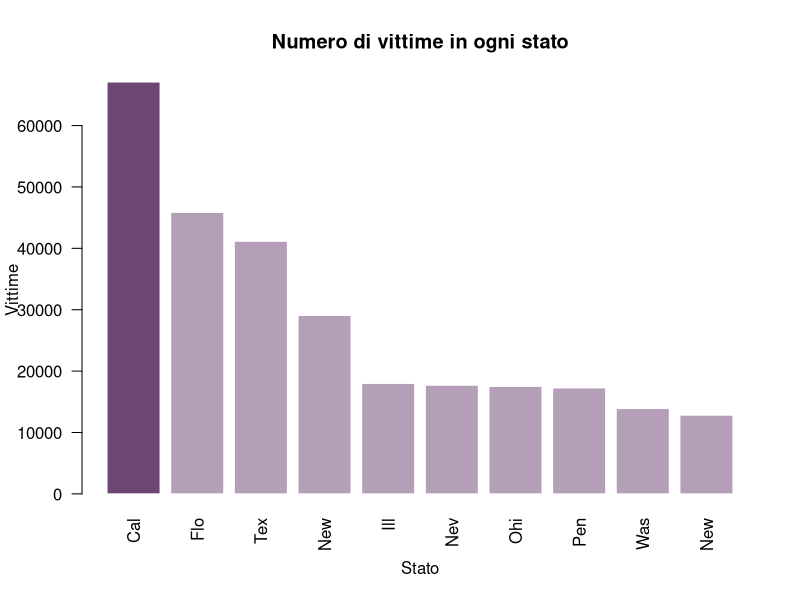
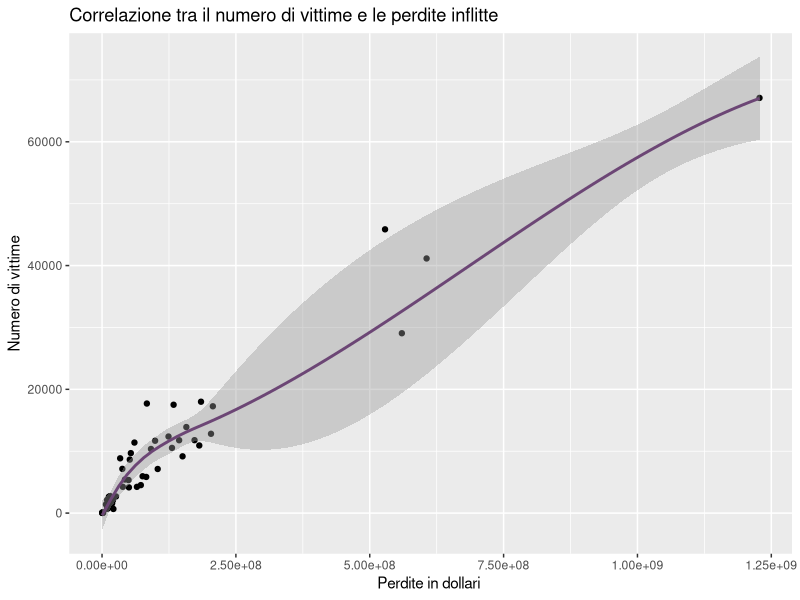
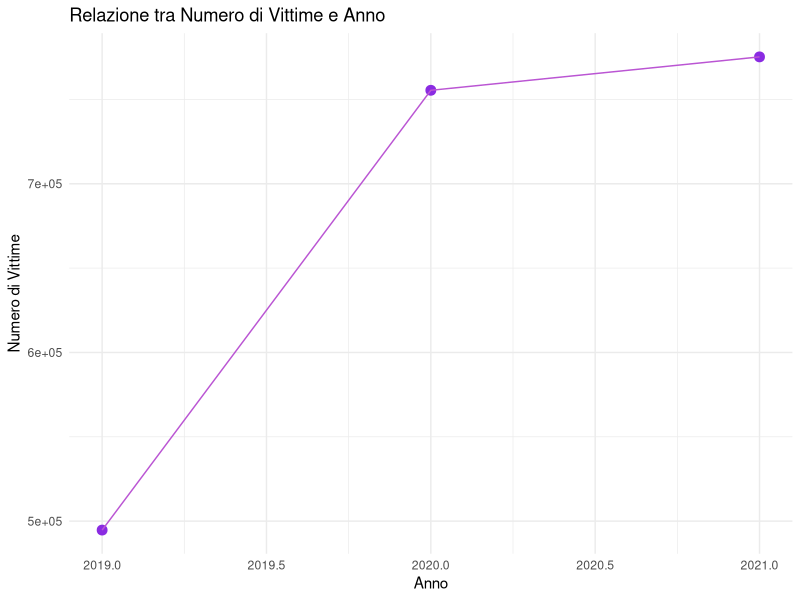
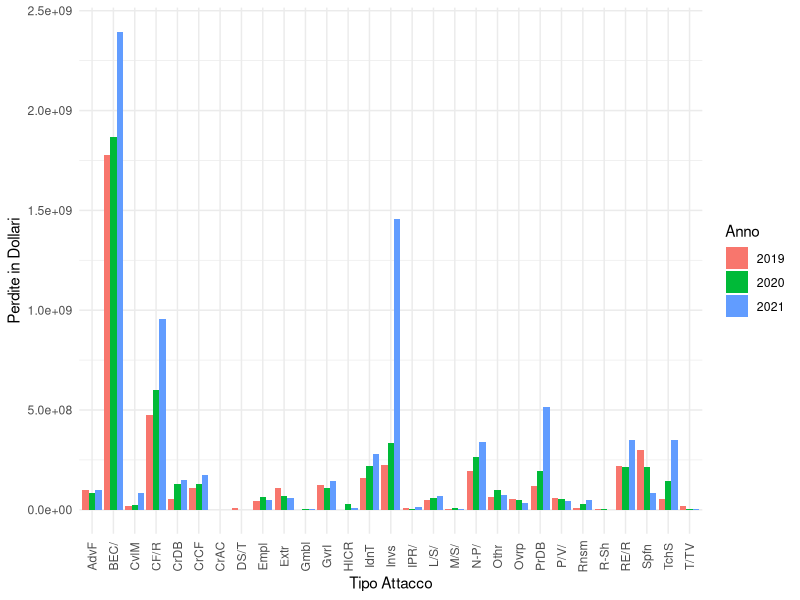
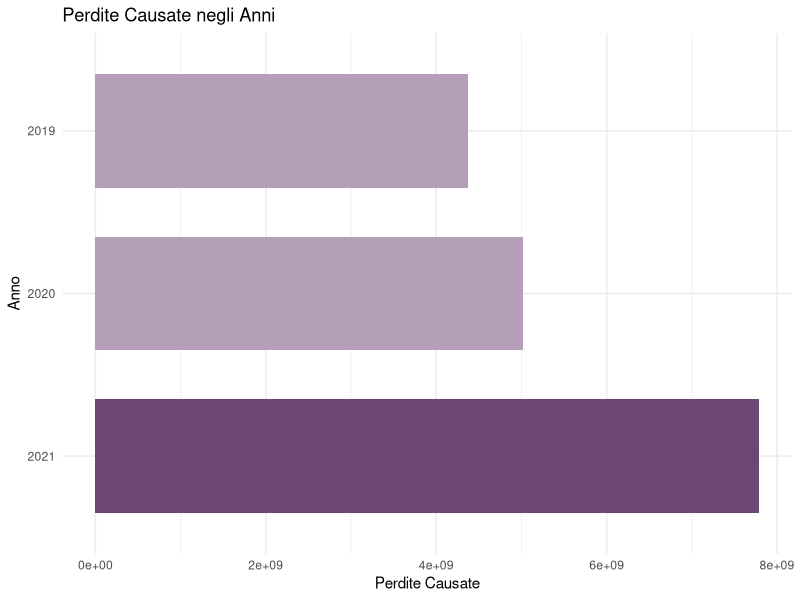

Generate these figures, in order, with R:
## ---- chunk 1
knitr::opts_chunk$set(echo = FALSE)

#librerie utilizzate
library(readr)
library(dplyr)
library(ggplot2)
library(tidyr)
library(readxl)

#dataset
criminiAnni<-read_excel("CyberCrimeTypesinUS.xlsx", sheet=1)
perditeCausate<-read_excel("CyberCrimeTypesinUS.xlsx", sheet=2)
vittimeStati<-read_excel("CyberCrimeTypesinUS.xlsx", sheet=3)
perditeStati<-read_excel("CyberCrimeTypesinUS.xlsx", sheet=4)
perditeVittimeStati<-read_excel("CyberCrimeTypesinUS.xlsx", sheet=5)
PerditeVittime2022<-read_excel("Dati2019_2022.xlsx")
## ---- chunk 2
statiMaggiori = 
  vittimeStati %>%
  filter(between(Rank,1,10)) %>%
  select(State,Victims)

statiAbb <- strtrim(statiMaggiori$State, 3)

barplot(height = statiMaggiori$Victims, border = F,main="Numero di vittime in ogni stato", las = 2,
        names.arg = statiAbb,
        col = c("#6C4675","#B49EB8","#B49EB8","#B49EB8","#B49EB8","#B49EB8","#B49EB8","#B49EB8","#B49EB8","#B49EB8"),
         ylab="Vittime",xlab="Stato")
## ---- chunk 3
vittPer = 
  perditeVittimeStati%>%
  select(States,Vittims,Losses)

ggplot(vittPer,aes(x=Losses, y=Vittims)) +
  geom_point() +
  scale_x_continuous(breaks = seq(from=0, to=1500000000, by = 250000000))+
  geom_smooth(color="#6C4675",formula = y ~ x, method = "loess") + 
  labs(
    title = "Correlazione tra il numero di vittime e le perdite inflitte",
    x = "Perdite in dollari ",
    y = "Numero di vittime",
  )

## ---- chunk 4
somma2021 <- sum(criminiAnni$"2021")
somma2020 <- sum(criminiAnni$"2020")
somma2019 <- sum(criminiAnni$"2019")

dati <- data.frame(
  Anno = c(2019, 2020,2021),
  NumeroVittime = c(somma2019,somma2020,somma2021)
)

# Crea il grafico a dispersione
graficoDisp <- ggplot(dati, aes(x = Anno, y = NumeroVittime)) +
  geom_point(color="#8A2BE2",size=3) +
  geom_line(color="#BA55D3")+
  labs(x = "Anno", y = "Numero di Vittime", title = "Relazione tra Numero di Vittime e Anno")+
  theme_minimal()

# Mostra il grafico
print(graficoDisp)

## ---- chunk 5
# Trasforma il dataframe in un formato long per ggplot2
dati_perdite_long <- pivot_longer(perditeCausate, cols = c("2021", "2020","2019"), names_to = "Anno", values_to = "Perdite")

# Crea il grafico a barre raggruppato
grafico_barre <- ggplot(data = dati_perdite_long, aes(x = CrimeType, y =Perdite, fill = Anno)) +
  geom_bar(stat = "identity", position = "dodge") +
  labs(x = "Tipo Attacco", y = "Perdite in Dollari", fill = "Anno") +
  scale_x_discrete(labels = abbreviate) +  #abbrevia le etichette sull'asse x
  theme_minimal()+
  theme(axis.text.x = element_text(angle = 90, vjust = 0.5)) #ruota le etichette in verticale per migliorarne la leggibilità
grafico_barre

## ---- chunk 6
somma2021 <- sum(perditeCausate$"2021")
somma2020 <- sum(perditeCausate$"2020")
somma2019 <- sum(perditeCausate$"2019")

dati <- data.frame(
  Anno = c(2019, 2020,2021),
  PerditeTotali = c(somma2019,somma2020,somma2021)
)

colori=c("#B49EB8","#B49EB8","#6C4675")

ggplot(dati, aes(x = PerditeTotali, y = factor(Anno)))+
  geom_bar(stat = "identity", fill = colori, width = 0.7) +
  labs(x = "Perdite Causate", y = "Anno", title = "Perdite Causate negli Anni") +
  theme_minimal() +
  scale_y_discrete(limits = rev(levels(factor(dati$Anno))))
## ---- chunk 7
vitt2022 = 
  PerditeVittime2022%>%
  filter(Anni == "2022") %>%
  select(Vittime)
print(vitt2022)
## ---- chunk 8
per2022 = 
  PerditeVittime2022%>%
  filter(Anni == "2022") %>%
  select(Perdite)
print(per2022)
